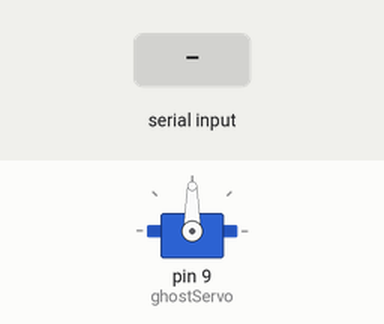
Simulated run of this sketch. Board: Arduino Uno, built with avr-gcc and run on an emulated ATmega328P. Shown: servo. The test bench sets the inputs (shaded band).

Above: at 1.2 s.
1.3 s: "L" received over Serial
At 2.0 s:
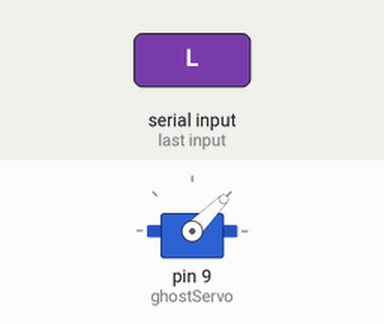
2.8 s: "R" received over Serial
At 3.2 s:
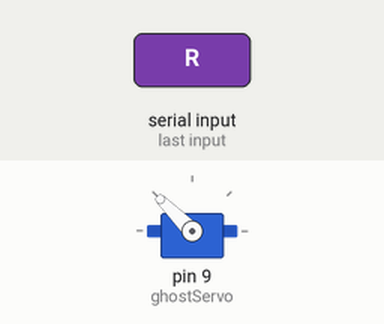
4.3 s: "C" received over Serial
At 5.5 s:
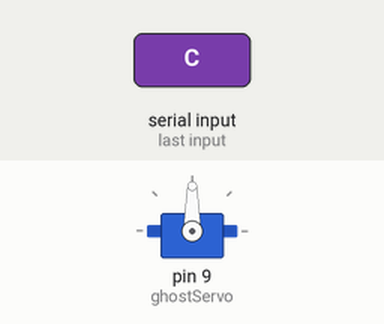
Timing chart, 0 to 7.3 s (numbered marks = the images above; inputs shaded):
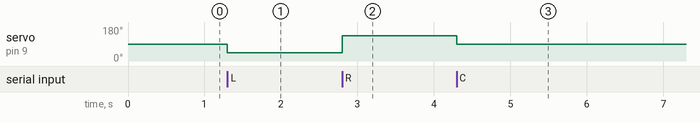

The sketch:

ghost_servo.ino
```cpp
// GHOST experimental servo output — Arduino UNO + SG90, signal on D9.
// Only L/C/R bytes at 115200 baud. No changes to the STM32 firmware.
#include <Servo.h>
Servo ghostServo;
void setup() {
  ghostServo.attach(9);
  ghostServo.write(90);
  Serial.begin(115200);
}
void loop() {
  while (Serial.available() > 0) {
    const char command = Serial.read();
    switch (command) {
      case 'L': ghostServo.write(45); break;
      case 'C': ghostServo.write(90); break;
      case 'R': ghostServo.write(135); break;
      default: break; // Ignore other bytes, including CR/LF.
    }
  }
}
```

Measured:
- after the input at 1.3 s, servo on pin 9 (ghostServo): 90° → 45° at once
- after the input at 2.8 s, servo on pin 9 (ghostServo): 45° → 135° at once
- after the input at 4.3 s, servo on pin 9 (ghostServo): 135° → 90° at once
